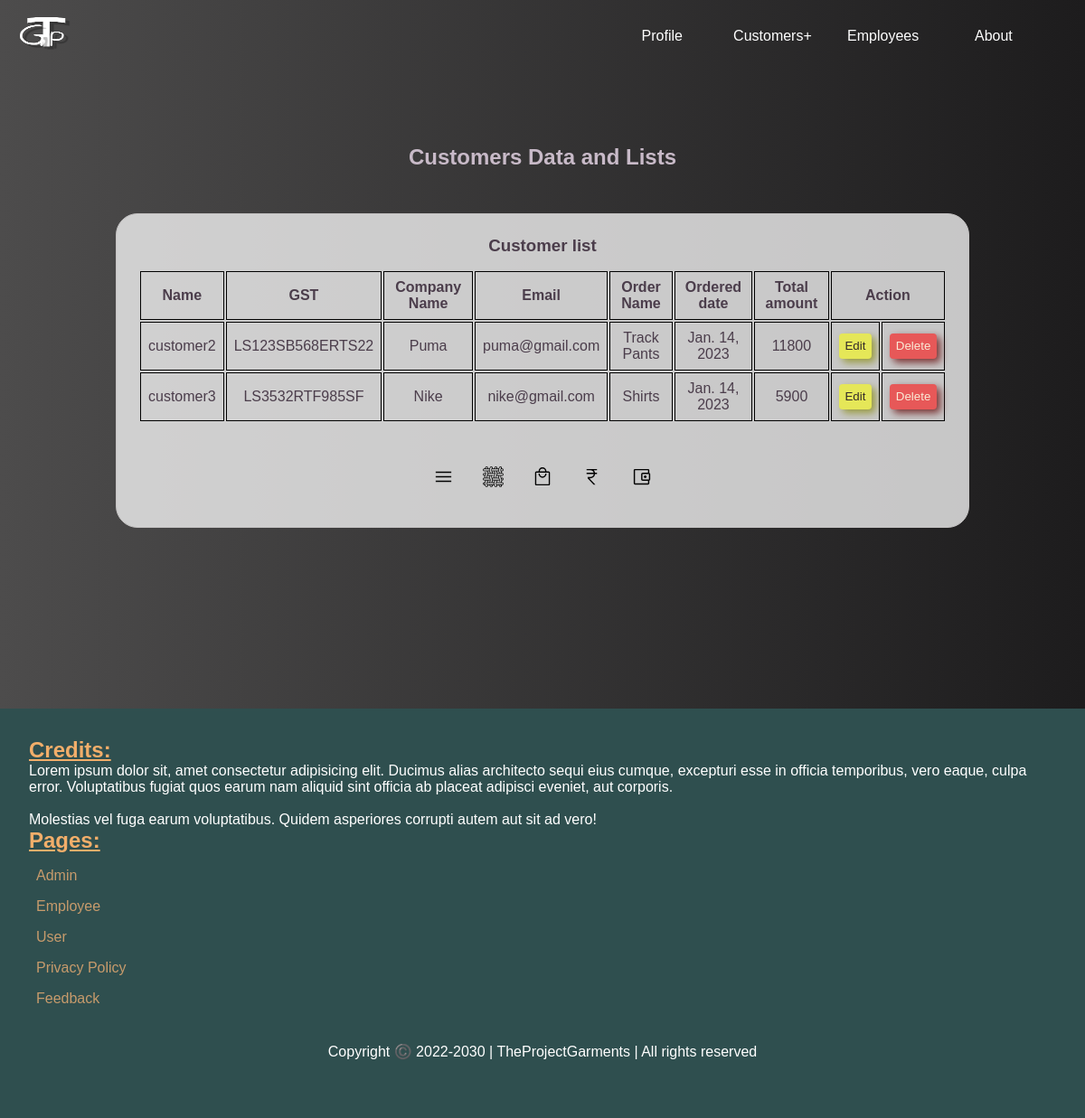
/customer/, run on an earlier commit of the app's database.
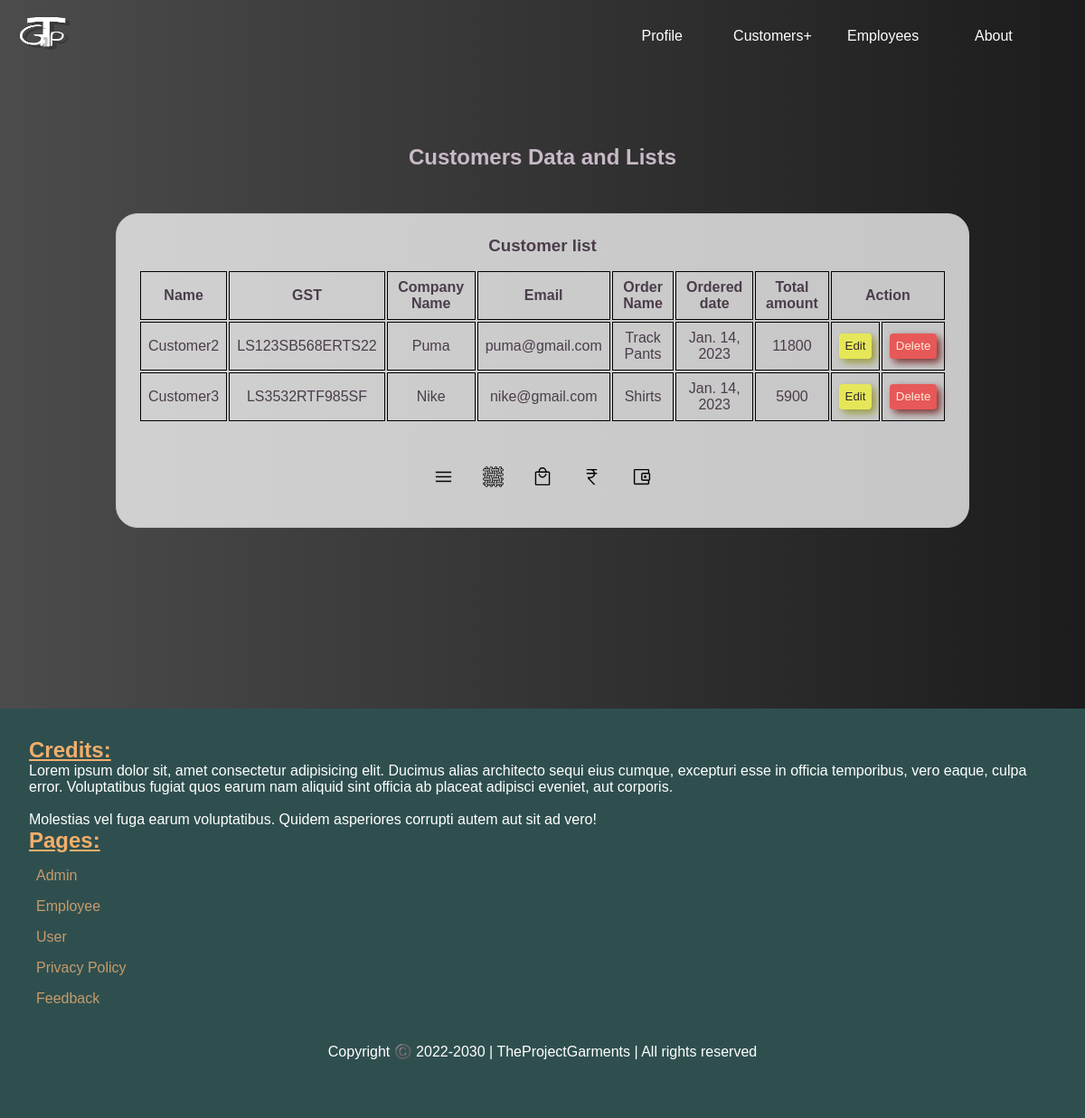
And on a later commit of the database.
### first_vs/models.py (models this page shows, shortened)
class Customer(models.Model):
    id=models.CharField(max_length=50,primary_key=True)
    namei=models.CharField(max_length=50,unique=True,blank=False)
    phone=models.CharField(max_length=40,blank=False)
    gst=models.CharField(max_length=50,unique=True)
    adder=models.TextField(max_length=500)
    co_name=models.CharField(max_length=50,blank=False)
    email=models.CharField(max_length=100,blank=False)
    ord_name=models.CharField(max_length=50,unique=True)
    ord_amt=models.CharField(max_length=20)
    pending_payment=models.CharField(max_length=20)
    date=models.DateField()

### first_vs/views.py (the view)
# urls.py: path('customer/',views.customers,name='customers'),
def customers(request):
    tab=Customer.objects.all()
    bil=Bills.objects.all()
    return render(request, 'first_vs/cust.html',{'tab':tab,'bil':bil})

### first_vs/templates/first_vs/cust.html (shortened to what the changed rows need)
<!DOCTYPE html>
<html lang="en">
<head>
    {% load static %}
    <link rel="stylesheet" href="{% static 'first_vs/cust.css'%}">
</head>
<body>
        {% load static %}
        {% load %}
    <main>
        <h2>Customers Data and Lists</h2>
        <div class="cards">
            <div class="contents">
                <div class="content1">
                    <div class="main_content">
                        <table>
                            {% for i in tab %}
                            <tr>
                                <td> {{ i.namei }}</td>
                                <td> {{ i.gst }}</td>
                                <td> {{ i.co_name }}</td>
                                <td> {{ i.email }}</td>
                                <td> {{ i.ord_name }}</td>
                                <td> {{ i.date }}</td>
                                <td> {{ i.pending_payment }}</td>
                                <td class="but"><a href="{% url 'update' i.id %}"><button>Edit</button></a></td>
                                 <td><form action="{% url 'delete' i.id %}" method="post">
                                        <input type="submit" name="delete" id="delete" value="Delete"></form>
                                </td>
                            </tr>
                            {% endfor %}
                        </table>
                    </div>
                </div>
            </div>
        </div>
    </main>
    <footer>
        <div class="foot_container">
            <div class="credits">
                <h2>Credits:</h2>
            </div>
            <div class="login_sec">
                <h2>Pages:</h2>
            </div>
        </div>
    </footer>
</body>
</html>

What changed in the data, as far as the page shows it:
changed Customer "LS123SB568ERTS22": namei "customer2" → "Customer2"
changed Customer "LS3532RTF985SF": namei "customer3" → "Customer3"
